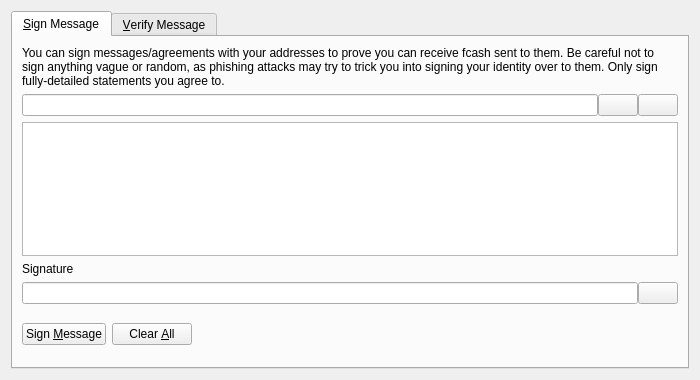
<?xml version="1.0" encoding="UTF-8"?>
<ui version="4.0">
 <class>SignVerifyMessageDialog</class>
 <widget class="QDialog" name="SignVerifyMessageDialog">
  <property name="geometry">
   <rect>
    <x>0</x>
    <y>0</y>
    <width>700</width>
    <height>380</height>
   </rect>
  </property>
  <property name="windowTitle">
   <string>Signatures - Sign / Verify a Message</string>
  </property>
  <property name="modal">
   <bool>true</bool>
  </property>
  <layout class="QVBoxLayout" name="verticalLayout">
   <item>
    <widget class="QTabWidget" name="tabWidget">
     <property name="currentIndex">
      <number>0</number>
     </property>
     <widget class="QWidget" name="tabSignMessage">
      <attribute name="title">
       <string>&amp;Sign Message</string>
      </attribute>
      <layout class="QVBoxLayout" name="verticalLayout_SM">
       <item>
        <widget class="QLabel" name="infoLabel_SM">
         <property name="text">
          <string>You can sign messages/agreements with your addresses to prove you can receive fcash sent to them. Be careful not to sign anything vague or random, as phishing attacks may try to trick you into signing your identity over to them. Only sign fully-detailed statements you agree to.</string>
         </property>
         <property name="textFormat">
          <enum>Qt::PlainText</enum>
         </property>
         <property name="wordWrap">
          <bool>true</bool>
         </property>
        </widget>
       </item>
       <item>
        <layout class="QHBoxLayout" name="horizontalLayout_1_SM">
         <property name="spacing">
          <number>0</number>
         </property>
         <item>
          <widget class="QValidatedLineEdit" name="addressIn_SM">
           <property name="toolTip">
            <string>The Fcash address to sign the message with</string>
           </property>
          </widget>
         </item>
         <item>
          <widget class="QPushButton" name="addressBookButton_SM">
           <property name="toolTip">
            <string>Choose previously used address</string>
           </property>
           <property name="text">
            <string/>
           </property>
           <property name="icon">
            <iconset resource="../bitcoin.qrc">
             <normaloff>:/icons/address-book</normaloff>:/icons/address-book</iconset>
           </property>
           <property name="shortcut">
            <string>Alt+A</string>
           </property>
           <property name="autoDefault">
            <bool>false</bool>
           </property>
          </widget>
         </item>
         <item>
          <widget class="QPushButton" name="pasteButton_SM">
           <property name="toolTip">
            <string>Paste address from clipboard</string>
           </property>
           <property name="text">
            <string/>
           </property>
           <property name="icon">
            <iconset resource="../bitcoin.qrc">
             <normaloff>:/icons/editpaste</normaloff>:/icons/editpaste</iconset>
           </property>
           <property name="shortcut">
            <string>Alt+P</string>
           </property>
           <property name="autoDefault">
            <bool>false</bool>
           </property>
          </widget>
         </item>
        </layout>
       </item>
       <item>
        <widget class="QPlainTextEdit" name="messageIn_SM">
         <property name="toolTip">
          <string>Enter the message you want to sign here</string>
         </property>
        </widget>
       </item>
       <item>
        <widget class="QLabel" name="signatureLabel_SM">
         <property name="text">
          <string>Signature</string>
         </property>
         <property name="textFormat">
          <enum>Qt::PlainText</enum>
         </property>
        </widget>
       </item>
       <item>
        <layout class="QHBoxLayout" name="horizontalLayout_2_SM">
         <property name="spacing">
          <number>0</number>
         </property>
         <item>
          <widget class="QLineEdit" name="signatureOut_SM">
           <property name="font">
            <font>
             <italic>true</italic>
            </font>
           </property>
           <property name="readOnly">
            <bool>true</bool>
           </property>
          </widget>
         </item>
         <item>
          <widget class="QPushButton" name="copySignatureButton_SM">
           <property name="toolTip">
            <string>Copy the current signature to the system clipboard</string>
           </property>
           <property name="text">
            <string/>
           </property>
           <property name="icon">
            <iconset resource="../bitcoin.qrc">
             <normaloff>:/icons/editcopy</normaloff>:/icons/editcopy</iconset>
           </property>
           <property name="autoDefault">
            <bool>false</bool>
           </property>
          </widget>
         </item>
        </layout>
       </item>
       <item>
        <layout class="QHBoxLayout" name="horizontalLayout_3_SM">
         <item>
          <widget class="QPushButton" name="signMessageButton_SM">
           <property name="toolTip">
            <string>Sign the message to prove you own this Fcash address</string>
           </property>
           <property name="text">
            <string>Sign &amp;Message</string>
           </property>
           <property name="icon">
            <iconset resource="../bitcoin.qrc">
             <normaloff>:/icons/edit</normaloff>:/icons/edit</iconset>
           </property>
           <property name="autoDefault">
            <bool>false</bool>
           </property>
          </widget>
         </item>
         <item>
          <widget class="QPushButton" name="clearButton_SM">
           <property name="toolTip">
            <string>Reset all sign message fields</string>
           </property>
           <property name="text">
            <string>Clear &amp;All</string>
           </property>
           <property name="icon">
            <iconset resource="../bitcoin.qrc">
             <normaloff>:/icons/remove</normaloff>:/icons/remove</iconset>
           </property>
           <property name="autoDefault">
            <bool>false</bool>
           </property>
          </widget>
         </item>
         <item>
          <spacer name="horizontalSpacer_1_SM">
           <property name="orientation">
            <enum>Qt::Horizontal</enum>
           </property>
           <property name="sizeHint" stdset="0">
            <size>
             <width>40</width>
             <height>48</height>
            </size>
           </property>
          </spacer>
         </item>
         <item>
          <widget class="QLabel" name="statusLabel_SM">
           <property name="font">
            <font>
             <weight>75</weight>
             <bold>true</bold>
            </font>
           </property>
           <property name="text">
            <string/>
           </property>
           <property name="wordWrap">
            <bool>true</bool>
           </property>
          </widget>
         </item>
         <item>
          <spacer name="horizontalSpacer_2_SM">
           <property name="orientation">
            <enum>Qt::Horizontal</enum>
           </property>
           <property name="sizeHint" stdset="0">
            <size>
             <width>40</width>
             <height>48</height>
            </size>
           </property>
          </spacer>
         </item>
        </layout>
       </item>
      </layout>
     </widget>
     <widget class="QWidget" name="tabVerifyMessage">
      <attribute name="title">
       <string>&amp;Verify Message</string>
      </attribute>
      <layout class="QVBoxLayout" name="verticalLayout_VM">
       <item>
        <widget class="QLabel" name="infoLabel_VM">
         <property name="text">
          <string>Enter the receiver's address, message (ensure you copy line breaks, spaces, tabs, etc. exactly) and signature below to verify the message. Be careful not to read more into the signature than what is in the signed message itself, to avoid being tricked by a man-in-the-middle attack. Note that this only proves the signing party receives with the address, it cannot prove sendership of any transaction!</string>
         </property>
         <property name="textFormat">
          <enum>Qt::PlainText</enum>
         </property>
         <property name="alignment">
          <set>Qt::AlignLeading|Qt::AlignLeft|Qt::AlignTop</set>
         </property>
         <property name="wordWrap">
          <bool>true</bool>
         </property>
        </widget>
       </item>
       <item>
        <layout class="QHBoxLayout" name="horizontalLayout_1_VM">
         <property name="spacing">
          <number>0</number>
         </property>
         <item>
          <widget class="QValidatedLineEdit" name="addressIn_VM">
           <property name="toolTip">
            <string>The Fcash address the message was signed with</string>
           </property>
          </widget>
         </item>
         <item>
          <widget class="QPushButton" name="addressBookButton_VM">
           <property name="toolTip">
            <string>Choose previously used address</string>
           </property>
           <property name="text">
            <string/>
           </property>
           <property name="icon">
            <iconset resource="../bitcoin.qrc">
             <normaloff>:/icons/address-book</normaloff>:/icons/address-book</iconset>
           </property>
           <property name="shortcut">
            <string>Alt+A</string>
           </property>
           <property name="autoDefault">
            <bool>false</bool>
           </property>
          </widget>
         </item>
        </layout>
       </item>
       <item>
        <widget class="QPlainTextEdit" name="messageIn_VM"/>
       </item>
       <item>
        <widget class="QValidatedLineEdit" name="signatureIn_VM"/>
       </item>
       <item>
        <layout class="QHBoxLayout" name="horizontalLayout_2_VM">
         <item>
          <widget class="QPushButton" name="verifyMessageButton_VM">
           <property name="toolTip">
            <string>Verify the message to ensure it was signed with the specified Fcash address</string>
           </property>
           <property name="text">
            <string>Verify &amp;Message</string>
           </property>
           <property name="icon">
            <iconset resource="../bitcoin.qrc">
             <normaloff>:/icons/transaction_0</normaloff>:/icons/transaction_0</iconset>
           </property>
           <property name="autoDefault">
            <bool>false</bool>
           </property>
          </widget>
         </item>
         <item>
          <widget class="QPushButton" name="clearButton_VM">
           <property name="toolTip">
            <string>Reset all verify message fields</string>
           </property>
           <property name="text">
            <string>Clear &amp;All</string>
           </property>
           <property name="icon">
            <iconset resource="../bitcoin.qrc">
             <normaloff>:/icons/remove</normaloff>:/icons/remove</iconset>
           </property>
           <property name="autoDefault">
            <bool>false</bool>
           </property>
          </widget>
         </item>
         <item>
          <spacer name="horizontalSpacer_1_VM">
           <property name="orientation">
            <enum>Qt::Horizontal</enum>
           </property>
           <property name="sizeHint" stdset="0">
            <size>
             <width>40</width>
             <height>48</height>
            </size>
           </property>
          </spacer>
         </item>
         <item>
          <widget class="QLabel" name="statusLabel_VM">
           <property name="font">
            <font>
             <weight>75</weight>
             <bold>true</bold>
            </font>
           </property>
           <property name="text">
            <string/>
           </property>
           <property name="wordWrap">
            <bool>true</bool>
           </property>
          </widget>
         </item>
         <item>
          <spacer name="horizontalSpacer_2_VM">
           <property name="orientation">
            <enum>Qt::Horizontal</enum>
           </property>
           <property name="sizeHint" stdset="0">
            <size>
             <width>40</width>
             <height>48</height>
            </size>
           </property>
          </spacer>
         </item>
        </layout>
       </item>
      </layout>
     </widget>
    </widget>
   </item>
  </layout>
 </widget>
 <customwidgets>
  <customwidget>
   <class>QValidatedLineEdit</class>
   <extends>QLineEdit</extends>
   <header>qvalidatedlineedit.h</header>
  </customwidget>
 </customwidgets>
 <resources>
  <include location="../bitcoin.qrc"/>
 </resources>
 <connections/>
</ui>
